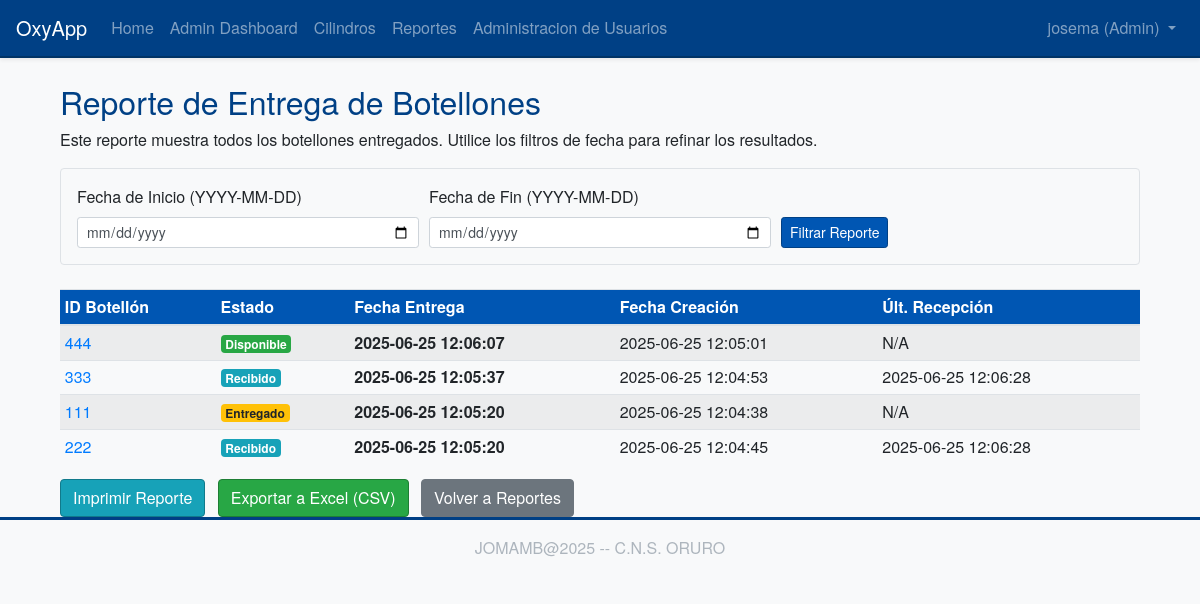
/reports/deliveries (signed in), run on the app's committed database.
### app/models/user.py (models this page shows, shortened)
class User(UserMixin, db.Model):
    __tablename__ = 'user'
    id = db.Column(db.Integer, primary_key=True)
    username = db.Column(db.String(64), index=True, unique=True, nullable=False)
    email = db.Column(db.String(120), index=True, unique=True, nullable=False)
    password_hash = db.Column(db.String(128))
    nombre = db.Column(db.String(64), index=True, nullable=True)
    apellidos = db.Column(db.String(128), index=True, nullable=True)
    role = db.Column(db.String(10), default='user', nullable=False)
    movimientos_registrados = db.relationship(
        'HistorialMovimiento',
        foreign_keys=[HistorialMovimiento.user_id],
        backref=db.backref('usuario', lazy='joined'),
        lazy='dynamic',
        order_by=desc(HistorialMovimiento.fecha_movimiento)
    )

### app/models/cylinder.py (models this page shows, shortened)
class Cylinder(db.Model):
    __tablename__ = 'cylinder'
    id = db.Column(db.Integer, primary_key=True)
    cylinder_id_tag = db.Column(db.String(64), index=True, unique=True, nullable=False)
    status = db.Column(db.String(64), default='available', nullable=False)
    creation_date = db.Column(db.DateTime, index=True, default=datetime.utcnow)
    reception_date = db.Column(db.DateTime, nullable=True, index=True)
    delivery_date = db.Column(db.DateTime, nullable=True, index=True)
    marca = db.Column(db.String(80), nullable=True)
    color = db.Column(db.String(50), nullable=True)
    numero_serie = db.Column(db.String(80), nullable=True, index=True)
    esta_activo = db.Column(db.Boolean, default=True, nullable=True, index=True)##solo para pruebas
    historial_movimientos = db.relationship(
        'HistorialMovimiento',
        backref='cilindro',
        lazy='dynamic',
        order_by='HistorialMovimiento.fecha_movimiento.desc()'
    )

### app/routes/reports.py (the view)
@bp.route('/deliveries', methods=['GET', 'POST'])
@login_required
def cylinder_deliveries_report():
    form = DateRangeReportForm(request.form)
    query = Cylinder.query.filter(Cylinder.delivery_date.isnot(None))
    fecha_inicio_data = None
    fecha_fin_data = None
    if request.method == 'POST' and form.clear_filter.data:
        return redirect(url_for('reports.cylinder_deliveries_report'))
    if form.validate_on_submit() and form.submit_filter.data:
        fecha_inicio_data = form.fecha_inicio.data
        fecha_fin_data = form.fecha_fin.data
    elif request.method == 'GET':
        fecha_inicio_str = request.args.get('fecha_inicio')
        fecha_fin_str = request.args.get('fecha_fin')
        try:
            if fecha_inicio_str: fecha_inicio_data = datetime.strptime(fecha_inicio_str, '%Y-%m-%d').date()
            if fecha_fin_str: fecha_fin_data = datetime.strptime(fecha_fin_str, '%Y-%m-%d').date()
            form.fecha_inicio.data = fecha_inicio_data
            form.fecha_fin.data = fecha_fin_data
        except ValueError:
            flash('Formato de fecha inválido en URL. Use YYYY-MM-DD.', 'warning')
    if fecha_inicio_data:
        query = query.filter(Cylinder.delivery_date >= datetime.combine(fecha_inicio_data, time.min))
    if fecha_fin_data:
        query = query.filter(Cylinder.delivery_date <= datetime.combine(fecha_fin_data, time.max))
    page = request.args.get('page', 1, type=int)
    deliveries_pagination = query.order_by(Cylinder.delivery_date.desc()).paginate(
        page=page, per_page=15, error_out=False
    )
    pagination_params = {'page': deliveries_pagination.next_num}
    if fecha_inicio_data: pagination_params['fecha_inicio'] = fecha_inicio_data.strftime('%Y-%m-%d')
    if fecha_fin_data: pagination_params['fecha_fin'] = fecha_fin_data.strftime('%Y-%m-%d')
    next_url = url_for('reports.cylinder_deliveries_report', **pagination_params) if deliveries_pagination.has_next else None
    pagination_params['page'] = deliveries_pagination.prev_num
    prev_url = url_for('reports.cylinder_deliveries_report', **pagination_params) if deliveries_pagination.has_prev else None
    return render_template('reports/deliveries_report.html',
                           title='Reporte de Entrega de Botellones',
                           form=form,
                           cylinders=deliveries_pagination.items,
                           pagination=deliveries_pagination,
                           next_url=next_url, prev_url=prev_url,
                           current_fecha_inicio=fecha_inicio_data.strftime('%Y-%m-%d') if fecha_inicio_data else None,
                           current_fecha_fin=fecha_fin_data.strftime('%Y-%m-%d') if fecha_fin_data else None)

### app/forms.py
class DateRangeReportForm(FlaskForm):
    fecha_inicio = DateField('Fecha de Inicio (YYYY-MM-DD)', format='%Y-%m-%d', validators=[Optional()])
    fecha_fin = DateField('Fecha de Fin (YYYY-MM-DD)', format='%Y-%m-%d', validators=[Optional(), date_check])
    submit_filter = SubmitField('Filtrar Reporte')
    clear_filter = SubmitField('Limpiar Filtro')

### app/models/user.py (called while the page is built)
@login.user_loader
def load_user(id):
    return User.query.get(int(id))

### app/templates/reports/deliveries_report.html (shortened to what this page needs)
{% extends "base.html" %}
{% import "bootstrap_wtf.html" as wtf %}
{% block content %}
<div class="container mt-4">
    <div class="printable-area">
        <h2>{{ title }}</h2>
        <p class="report-description">Este reporte muestra todos los botellones entregados. Utilice los filtros de fecha para refinar los resultados.</p>
        <form method="POST" action="{{ url_for('reports.cylinder_deliveries_report') }}" class="mb-4 p-3 border rounded bg-light no-print">
            <div class="form-row align-items-end">
                <div class="col-md-4">
                    {{ form.fecha_inicio.label(class="form-control-label") }}
                    {{ form.fecha_inicio(class="form-control form-control-sm" + (" is-invalid" if form.fecha_inicio.errors else "")) }}
                </div>
                <div class="col-md-4">
                    {{ form.fecha_fin.label(class="form-control-label") }}
                    {{ form.fecha_fin(class="form-control form-control-sm" + (" is-invalid" if form.fecha_fin.errors else "")) }}
                </div>
                <div class="col-md-auto mb-2 mb-md-0">
                    {{ form.submit_filter(class="btn btn-primary btn-sm") }}
                </div>
            </div>
        </form>
        {% if cylinders %}
        <table class="table table-sm table-striped table-hover mt-3">
            <thead>
                <tr>
                    <th>ID Botellón</th>
                    <th>Estado</th>
                    <th>Fecha Entrega</th>
                    <th>Fecha Creación</th>
                    <th>Últ. Recepción</th>
                </tr>
            </thead>
            <tbody>
            {% for cylinder in cylinders %}
                <tr>
                    <td><a href="{{ url_for('cylinders.view_cylinder', cylinder_id=cylinder.id) }}">{{ cylinder.cylinder_id_tag }}</a></td>
                    <td>
                        <span class="badge badge-{% if cylinder.status == 'available' %}success{% elif cylinder.status == 'delivered' %}warning{% elif cylinder.status == 'received' %}info{% elif cylinder.status == 'maintenance' %}secondary{% elif cylinder.status == 'created' %}primary{% else %}light{% endif %}">
                            {% if cylinder.status == 'available' %}Disponible
                            {% elif cylinder.status == 'delivered' %}Entregado
                            {% elif cylinder.status == 'received' %}Recibido
                            {% elif cylinder.status == 'maintenance' %}Mantenimiento
                            {% elif cylinder.status == 'created' %}Creado
                            {% else %}{{ cylinder.status | title }}
                            {% endif %}
                        </span>
                    </td>
                    <td><strong>{{ cylinder.delivery_date.strftime('%Y-%m-%d %H:%M:%S') if cylinder.delivery_date else 'N/A' }}</strong></td>
                    <td>{{ cylinder.creation_date.strftime('%Y-%m-%d %H:%M:%S') if cylinder.creation_date else 'N/A' }}</td>
                    <td>{{ cylinder.reception_date.strftime('%Y-%m-%d %H:%M:%S') if cylinder.reception_date else 'N/A' }}</td>
                </tr>
                {% endfor %}
            </tbody>
        </table>
        {% else %}
        <div class="alert alert-info mt-3">
            No se encontraron botellones entregados para el rango de fechas seleccionado o no hay entregas registradas.
        </div>
        {% endif %}
    </div>
    <div class="mt-3 no-print">
        <button onclick="window.print();" class="btn btn-info mr-2">Imprimir Reporte</button>
        <a href="{{ url_for('reports.export_deliveries_csv', fecha_inicio=current_fecha_inicio, fecha_fin=current_fecha_fin) }}" class="btn btn-success mr-2">Exportar a Excel (CSV)</a>
        <a href="{{ url_for('reports.index') }}" class="btn btn-secondary">Volver a Reportes</a>
    </div>
</div>
{% endblock %}

### app/templates/base.html (shortened to what this page needs)
<!doctype html>
<html lang="en">
  <head>
    <link rel="stylesheet" href="https://stackpath.bootstrapcdn.com/bootstrap/4.5.2/css/bootstrap.min.css">
    <link rel="stylesheet" href="{{ url_for('static', filename='css/custom.css') }}">
    <link rel="stylesheet" href="{{ url_for('static', filename='css/print.css') }}" media="print">
  </head>
  <body>
    <nav class="navbar navbar-expand-lg navbar-dark bg-primary shadow-sm">
      <a class="navbar-brand" href="{{ url_for('main.index') }}">OxyApp</a>
      <div class="collapse navbar-collapse" id="navbarNav">
        <ul class="navbar-nav mr-auto">
          <li class="nav-item">
            <a class="nav-link" href="{{ url_for('main.index') }}">Home</a>
          </li>
          {% if current_user.is_authenticated %}
            {% if current_user.role == 'user' %}
            <li class="nav-item">
              <a class="nav-link" href="{{ url_for('main.dashboard') }}">Dashboard</a>
            </li>
            {% elif current_user.role == 'admin' %}
            <li class="nav-item">
              <a class="nav-link" href="{{ url_for('admin.dashboard') }}">Admin Dashboard</a>
            </li>
            {% endif %}
          <li class="nav-item">
            <a class="nav-link" href="{{ url_for('cylinders.index') }}">Cilindros</a>
          </li>
          <li class="nav-item">
            <a class="nav-link" href="{{ url_for('reports.index') }}">Reportes</a>
          </li>
          {% if current_user.role == 'admin' %}
          <li class="nav-item">
            <a class="nav-link" href="{{ url_for('admin.manage_users') }}">Administracion de Usuarios</a>
          </li>
          {% endif %}
          {% endif %}
        </ul>
        <ul class="navbar-nav">
          {% if current_user.is_anonymous %}
          <li class="nav-item">
            <a class="nav-link" href="{{ url_for('auth.login') }}">Login</a>
          </li>
          <li class="nav-item">
            <a class="nav-link btn btn-outline-light btn-sm" href="{{ url_for('auth.register') }}">Registro</a>
          </li>
          {% else %}
          <li class="nav-item dropdown">
            <a class="nav-link dropdown-toggle" href="#" id="navbarDropdown" role="button" data-toggle="dropdown" aria-haspopup="true" aria-expanded="false">
              {{ current_user.username }} ({{ current_user.role | title }})
            </a>
          </li>
          {% endif %}
        </ul>
      </div>
    </nav>
    <main role="main" class="container mt-4">
      {% block content %}{% endblock %}
    </main>
    <footer class="footer mt-auto py-3 bg-light text-center">
        <div class="container">
            <span class="text-muted">JOMAMB@2025 -- C.N.S. ORURO</span>
        </div>
    </footer>
  </body>
</html>

### app/static/css/custom.css (style rules this page uses)
body { font-family: 'Helvetica Neue', Helvetica, Arial, sans-serif; background-color: #f8f9fa; color: #212529; }
.navbar-dark.bg-primary { background-color: #004085 !important; border-bottom: 2px solid #003366; }
.navbar-dark .navbar-brand, .navbar-dark .navbar-brand:hover, .navbar-dark .navbar-brand:focus, .navbar-dark .nav-link { color: #ffffff; }
.btn-primary { background-color: #0056b3; border-color: #004085; }
.btn-success { background-color: #28a745; border-color: #1e7e34; }
.btn-info { background-color: #17a2b8; border-color: #117a8b; }
.footer { background-color: #343a40; color: #f8f9fa; padding-top: 1.5rem; padding-bottom: 1.5rem; border-top: 3px solid #004085; }
.footer .text-muted { color: #adb5bd !important; }
h1, h2, h3, h4, h5, .display-4 { color: #004085; }
.table thead th { background-color: #0056b3; color: #ffffff; }

### data on the page
User: username "josema", role "Admin"
Cylinder: cylinder_id_tag "444", status "Disponible", delivery_date "2025-06-25 12:06:07", creation_date "2025-06-25 12:05:01", reception_date "N/A"
Cylinder: cylinder_id_tag "333", status "Recibido", delivery_date "2025-06-25 12:05:37", creation_date "2025-06-25 12:04:53", reception_date "2025-06-25 12:06:28"
Cylinder: cylinder_id_tag "111", status "Entregado", delivery_date "2025-06-25 12:05:20", creation_date "2025-06-25 12:04:38", reception_date "N/A"
Cylinder: cylinder_id_tag "222", status "Recibido", delivery_date "2025-06-25 12:05:20", creation_date "2025-06-25 12:04:45", reception_date "2025-06-25 12:06:28"

### other printed values
{{ title }} "Reporte de Entrega de Botellones"
